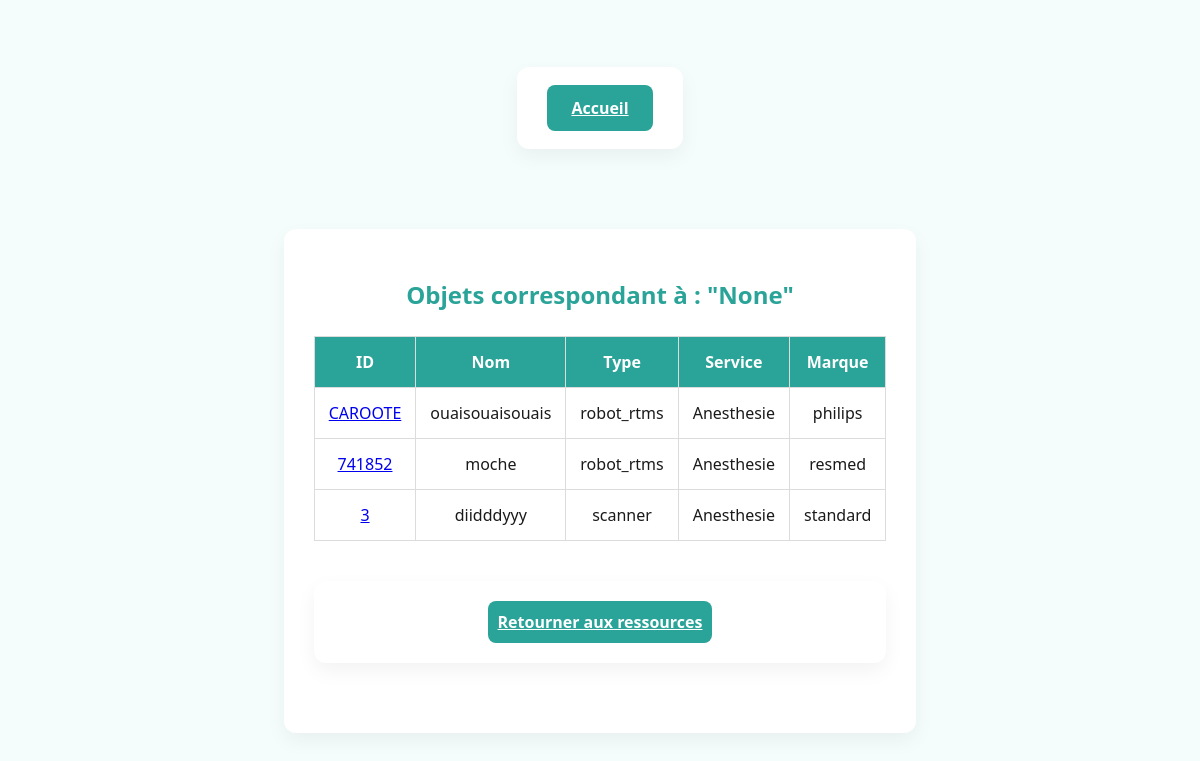
The app's page /search_objets with its own data.
### tables this page shows
CREATE TABLE Objet (
    ID INT PRIMARY KEY,
    TempActuelle REAL,
    tempcible REAL,
    mode VARCHAR(30),
    connectivite VARCHAR(30),
    batterie REAL,
    service VARCHAR(30),
    marque VARCHAR(50),
    nom VARCHAR(255),
    type VARCHAR(30),
    dernierReglage DATE,
    ConsommationL REAL,
    ConsommationW REAL
);

### app.py (the view)
@app.route('/search_objets', methods=['GET'])
def search_objets():
    search_query = request.args.get('search-input')
    service_filter = request.args.get('service-filter')
    type_filter = request.args.get('type-filter')
    marque_filter = request.args.get('marque-filter')
    con = sql.connect("donnees.db")
    cur = con.cursor()
    sql_query = "SELECT * FROM Objet WHERE 1=1"
    params = []
    if search_query:
        sql_query += " AND (ID LIKE ? OR nom LIKE ?)"
        params.extend(['%' + search_query + '%'] * 2)
    if service_filter:
        sql_query += " AND service = ?"
        params.append(service_filter)
    if type_filter:
        sql_query += " AND type = ?"
        params.append(type_filter)
    if marque_filter:
        sql_query += " AND marque = ?"
        params.append(marque_filter)
    cur.execute(sql_query, params)
    results = cur.fetchall()
    con.close()
    if 'username' in session and results:
        pseudonyme = session['username']
        update_user_points(pseudonyme, 1, 1)
    return render_template('resultats-objets.html', results=results, query=search_query)

### app.py (called while the page is built)
@app.context_processor
def inject_user_type():
    def get_user_type_safe(pseudo):
        result = get_user_type(pseudo)
        return int(result[0]) if result else 0
    return dict(get_user_type=get_user_type_safe)

### templates/resultats-objets.html (shortened to what this page needs)
<!DOCTYPE html>
<html lang="fr">
<head>
    <link rel="stylesheet" href="{{ url_for('static', filename='dist/css/styles.css') }}">
</head>
<body>
    <div class="container">
        <a href="{{ url_for('accueil') }}" class="btn btn-danger">Accueil</a>
    </div>
    <div class="container">
        <h2>Objets correspondant à : "{{ query }}"</h2>
        {% if results %}
        <table class="table">
            <thead>
                <tr>
                    <th>ID</th>
                    <th>Nom</th>
                    <th>Type</th>
                    <th>Service</th>
                    <th>Marque</th>
                </tr>
            </thead>
            <tbody>
                {% for obj in results %}
                <tr>
                    <td data-label="ID"><a href="{{ url_for('visualiser_objet', id=obj[0]) }}">{{ obj[0] }}</a></td>
                    <td data-label="Nom">{{ obj[8] }}</td>
                    <td data-label="Type">{{ obj[9] }}</td>
                    <td data-label="Service">{{ obj[6] }}</td>
                    <td data-label="Marque">{{ obj[7] }}</td>
                </tr>
                {% endfor %}
            </tbody>
        </table>
        {% else %}
        <p>Aucun objet trouvé.</p>
        {% endif %}
        <div class="container">
            <a href="{{ url_for('gestion_ressources') }}" class="btn btn-secondary">Retourner aux ressources</a>
        </div>
    </div>
</body>
</html>

### records on screen
Objet: ID "CAROOTE", nom "ouaisouaisouais", type "robot_rtms", service "Anesthesie", marque "philips"
Objet: ID "741852", nom "moche", type "robot_rtms", service "Anesthesie", marque "resmed"
Objet: ID "3", nom "diidddyyy", type "scanner", service "Anesthesie", marque "standard"

### other values on screen
{{ query }} "None"
